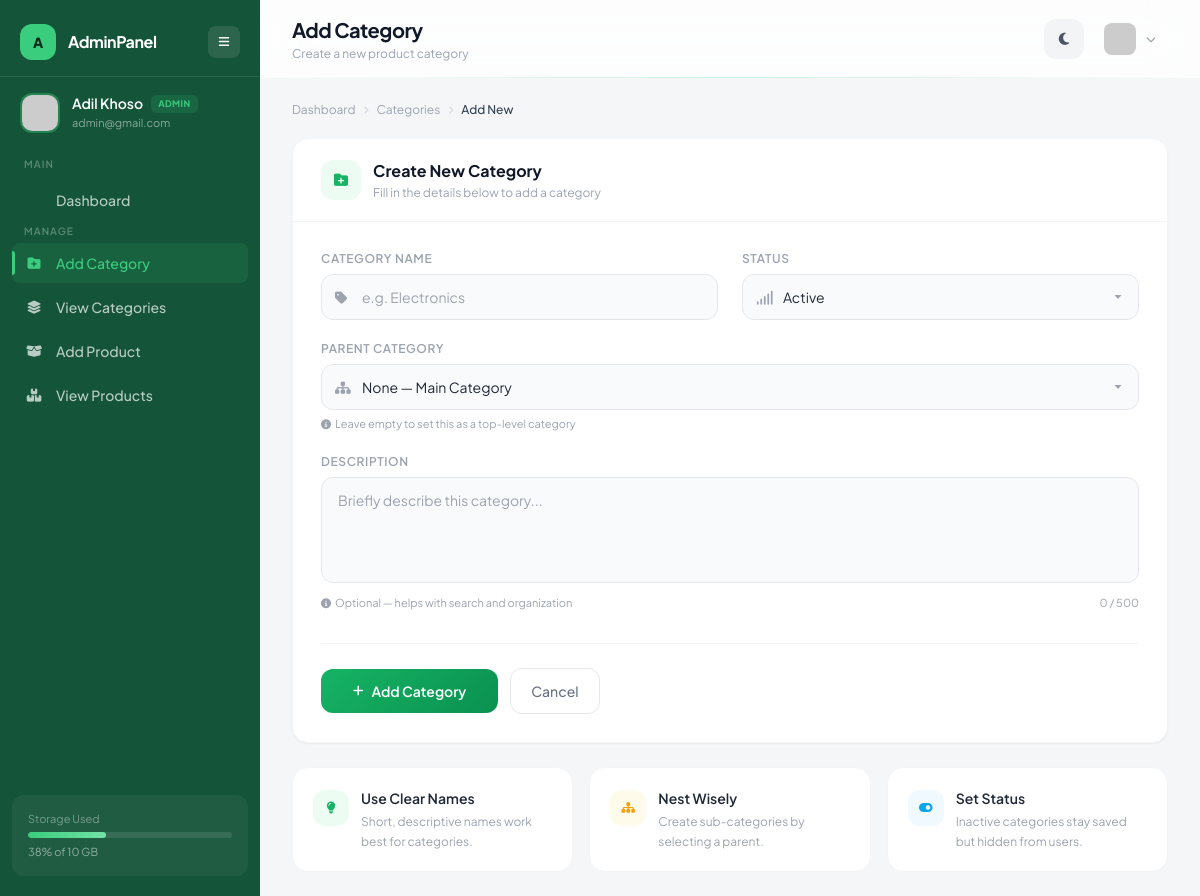
The app's page /backend/category/add.php (signed in) with its own data.
### tables this page shows
CREATE TABLE `users` (
  `id` int(11) NOT NULL,
  `name` varchar(100) DEFAULT NULL,
  `email` varchar(100) DEFAULT NULL,
  `password` varchar(255) DEFAULT NULL,
  `image` varchar(255) DEFAULT NULL,
  `phone` varchar(20) DEFAULT NULL,
  `address` text DEFAULT NULL,
  `role` enum('user','admin') DEFAULT 'user',
  `created_at` timestamp NOT NULL DEFAULT current_timestamp()
);

### backend/category/add.php (the view, shortened to what this page needs)
<?php
include("../config/db.php");
 $uid = $_SESSION['user_id'];
 $user_res = mysqli_query($conn, "SELECT name, email, role FROM users WHERE id = $uid");
 $user = mysqli_fetch_assoc($user_res);
 $user_name = $user['name'] ?? 'Unknown';
 $user_email = $user['email'] ?? '';
 $user_image = 'https://ui-avatars.com/api/?name=' . urlencode($user_name) . '&background=16b364&color=fff&bold=true';
 $user_role = ucfirst($user['role'] ?? 'user');
?>
<!DOCTYPE html>
<html lang="en">
<head>
<script src="https://cdn.tailwindcss.com"></script>
<link rel="stylesheet" href="https://cdnjs.cloudflare.com/ajax/libs/font-awesome/6.5.0/css/all.min.css">
</head>
<body class="bg-[#f4f6f8] dark:bg-[#0a0f0d] transition-colors duration-500 min-h-screen">
<aside id="sidebar" class="sidebar-glass fixed left-0 top-0 h-full w-[260px] text-white z-50 transition-all duration-300 flex flex-col">
  <div class="flex items-center justify-between px-5 pt-6 pb-4">
    <div class="flex items-center gap-3">
      <div class="w-9 h-9 rounded-xl bg-brand-400 flex items-center justify-center text-brand-950 font-extrabold text-sm shrink-0">A</div>
      <span class="sidebar-logo-text font-bold text-base tracking-tight transition-all duration-300">AdminPanel</span>
    </div>
    <button onclick="toggleSidebar()" class="w-8 h-8 rounded-lg bg-white/10 hover:bg-white/20 flex items-center justify-center transition text-sm">
      <i class="fa-solid fa-bars text-xs"></i>
    </button>
  </div>
  <div class="px-5 py-4 flex items-center gap-3 border-t border-white/10">
    <img src="<?= $user_image ?>" class="sidebar-avatar w-10 h-10 rounded-xl object-cover border-2 border-brand-400/40 transition-all duration-300 shrink-0" onerror="this.src='https://ui-avatars.com/api/?name=<?= urlencode($user_name) ?>&background=16b364&color=fff&bold=true'">
    <div class="sidebar-text transition-all duration-300">
      <div class="flex items-center gap-2">
        <p class="text-sm font-semibold leading-tight"><?= htmlspecialchars($user_name) ?></p>
        <span class="role-badge <?= $user_role === 'Admin' ? 'role-admin' : 'role-user' ?>"><?= $user_role ?></span>
      </div>
      <p class="text-[11px] text-white/50 mt-0.5"><?= htmlspecialchars($user_email) ?></p>
    </div>
  </div>
  <nav class="flex-1 mt-2 px-3 space-y-1 overflow-y-auto">
    <p class="sidebar-text text-[10px] uppercase tracking-widest text-white/30 font-semibold px-3 mb-2 transition-all duration-300">Main</p>
    <a href="../dashboard.php" class="nav-link flex items-center gap-3 px-3 py-2.5 rounded-lg text-sm font-medium text-white/70 hover:text-white">
      <span class="sidebar-text transition-all duration-300">Dashboard</span>
    </a>
    <p class="sidebar-text text-[10px] uppercase tracking-widest text-white/30 font-semibold px-3 mt-5 mb-2 transition-all duration-300">Manage</p>
    <a href="#" class="nav-link active flex items-center gap-3 px-3 py-2.5 rounded-lg text-sm font-medium">
      <i class="fa-solid fa-folder-plus w-5 text-center text-[13px]"></i>
      <span class="sidebar-text transition-all duration-300">Add Category</span>
    </a>
    <a href="view.php" class="nav-link flex items-center gap-3 px-3 py-2.5 rounded-lg text-sm font-medium text-white/70 hover:text-white">
      <i class="fa-solid fa-layer-group w-5 text-center text-[13px]"></i>
      <span class="sidebar-text transition-all duration-300">View Categories</span>
    </a>
    <a href="../product/add.php" class="nav-link flex items-center gap-3 px-3 py-2.5 rounded-lg text-sm font-medium text-white/70 hover:text-white">
      <i class="fa-solid fa-box-open w-5 text-center text-[13px]"></i>
      <span class="sidebar-text transition-all duration-300">Add Product</span>
    </a>
    <a href="../product/view.php" class="nav-link flex items-center gap-3 px-3 py-2.5 rounded-lg text-sm font-medium text-white/70 hover:text-white">
      <i class="fa-solid fa-boxes-stacked w-5 text-center text-[13px]"></i>
      <span class="sidebar-text transition-all duration-300">View Products</span>
    </a>
  </nav>
  <div class="px-3 pb-5">
    <div class="sidebar-text bg-white/5 rounded-xl p-4 transition-all duration-300">
      <p class="text-[11px] text-white/40 mb-1">Storage Used</p>
      <div class="w-full h-1.5 bg-white/10 rounded-full overflow-hidden">
        <div class="h-full w-[38%] bg-gradient-to-r from-brand-400 to-brand-300 rounded-full"></div>
      </div>
      <p class="text-[11px] text-white/50 mt-1.5">38% of 10 GB</p>
    </div>
  </div>
</aside>
<main id="main" class="ml-[260px] min-h-screen transition-all duration-300">
  <header class="topbar-line sticky top-0 z-40 bg-white/80 dark:bg-[#0d1410]/80 backdrop-blur-xl px-8 py-4 flex justify-between items-center">
    <div>
      <h1 class="text-xl font-bold text-gray-900 dark:text-white tracking-tight">Add Category</h1>
      <p class="text-xs text-gray-400 mt-0.5">Create a new product category</p>
    </div>
    <div class="flex items-center gap-3">
      <button onclick="toggleDark()" id="darkBtn" class="w-10 h-10 rounded-xl bg-gray-100 dark:bg-white/5 hover:bg-gray-200 dark:hover:bg-white/10 flex items-center justify-center transition text-gray-600 dark:text-white/70">
        <i class="fa-solid fa-moon text-sm"></i>
      </button>
      <div class="relative">
        <button onclick="toggleMenu()" class="flex items-center gap-2.5 pl-2 pr-3 py-1.5 rounded-xl hover:bg-gray-100 dark:hover:bg-white/5 transition">
          <img src="<?= $user_image ?>" class="w-8 h-8 rounded-lg object-cover" onerror="this.src='https://ui-avatars.com/api/?name=<?= urlencode($user_name) ?>&background=16b364&color=fff&bold=true'">
          <i class="fa-solid fa-chevron-down text-[10px] text-gray-400"></i>
        </button>
      </div>
    </div>
  </header>
  <div class="px-8 py-6">
    <div class="flex items-center gap-2 text-xs text-gray-400 mb-5 fade-up">
      <a href="../dashboard.php" class="hover:text-brand-500 transition">Dashboard</a>
      <i class="fa-solid fa-chevron-right text-[8px] text-gray-300 dark:text-gray-700"></i>
      <a href="view.php" class="hover:text-brand-500 transition">Categories</a>
      <i class="fa-solid fa-chevron-right text-[8px] text-gray-300 dark:text-gray-700"></i>
      <span class="text-gray-700 dark:text-white font-medium">Add New</span>
    </div>
    <div class="fade-up bg-white dark:bg-[#131a16] rounded-2xl border border-gray-100 dark:border-white/5 shadow-sm overflow-hidden">
      <div class="px-7 py-5 border-b border-gray-100 dark:border-white/5 flex items-center gap-3">
        <div class="w-10 h-10 rounded-xl bg-brand-50 dark:bg-brand-950 flex items-center justify-center">
          <i class="fa-solid fa-folder-plus text-brand-500 text-sm"></i>
        </div>
        <div>
          <h2 class="text-base font-bold text-gray-900 dark:text-white">Create New Category</h2>
          <p class="text-xs text-gray-400 mt-0.5">Fill in the details below to add a category</p>
        </div>
      </div>
      <form method="POST" action="" class="p-7">
        <div class="grid grid-cols-1 md:grid-cols-2 gap-x-6 gap-y-5">
          <div class="field-group">
            <label for="cat_name">Category Name</label>
            <div class="relative">
              <span class="absolute left-3.5 top-1/2 -translate-y-1/2 text-gray-400 text-sm">
                <i class="fa-solid fa-tag"></i>
              </span>
              <input
                type="text" id="cat_name" name="category_name"
                class="form-input w-full bg-gray-50 dark:bg-white/[0.03] border border-gray-200 dark:border-white/10 rounded-xl py-3 pl-10 pr-4 text-sm text-gray-800 dark:text-white placeholder:text-gray-400"
                placeholder="e.g. Electronics" required>
            </div>
          </div>
          <div class="field-group">
            <label for="cat_status">Status</label>
            <div class="relative">
              <span class="absolute left-3.5 top-1/2 -translate-y-1/2 text-gray-400 text-sm">
                <i class="fa-solid fa-signal"></i>
              </span>
              <select id="cat_status" name="status" class="form-input w-full bg-gray-50 dark:bg-white/[0.03] border border-gray-200 dark:border-white/10 rounded-xl py-3 pl-10 pr-4 text-sm text-gray-800 dark:text-white">
                <option value="active">Active</option>
              </select>
            </div>
          </div>
          <div class="field-group md:col-span-2">
            <label for="cat_parent">Parent Category</label>
            <div class="relative">
              <span class="absolute left-3.5 top-1/2 -translate-y-1/2 text-gray-400 text-sm">
                <i class="fa-solid fa-sitemap"></i>
              </span>
              <select id="cat_parent" name="parent_id" class="form-input w-full bg-gray-50 dark:bg-white/[0.03] border border-gray-200 dark:border-white/10 rounded-xl py-3 pl-10 pr-4 text-sm text-gray-800 dark:text-white">
                <option value="">None — Main Category</option>
              </select>
            </div>
            <p class="text-[11px] text-gray-400 mt-1.5 flex items-center gap-1">
              <i class="fa-solid fa-circle-info text-[10px]"></i>
              Leave empty to set this as a top-level category
            </p>
          </div>
          <div class="field-group md:col-span-2">
            <label for="cat_desc">Description</label>
            <textarea
              id="cat_desc" name="description" rows="4"
              class="form-input w-full bg-gray-50 dark:bg-white/[0.03] border border-gray-200 dark:border-white/10 rounded-xl py-3 px-4 text-sm text-gray-800 dark:text-white placeholder:text-gray-400 resize-none"
              placeholder="Briefly describe this category..."></textarea>
            <div class="flex justify-between mt-1.5">
              <p class="text-[11px] text-gray-400 flex items-center gap-1">
                <i class="fa-solid fa-circle-info text-[10px]"></i>
                Optional — helps with search and organization
              </p>
              <span id="charCount" class="text-[11px] text-gray-400">0 / 500</span>
            </div>
          </div>
        </div>
        <div class="flex items-center gap-3 mt-8 pt-6 border-t border-gray-100 dark:border-white/5">
          <button type="submit" name="add_category" class="btn-brand text-white font-semibold text-sm px-8 py-3 rounded-xl flex items-center gap-2">
            <i class="fa-solid fa-plus text-xs"></i>
            Add Category
          </button>
          <a href="view.php" class="text-sm text-gray-500 dark:text-white/40 hover:text-gray-700 dark:hover:text-white/70 font-medium px-5 py-3 rounded-xl border border-gray-200 dark:border-white/10 hover:bg-gray-50 dark:hover:bg-white/[0.03] transition">
            Cancel
          </a>
        </div>
      </form>
    </div>
    <div class="grid grid-cols-1 sm:grid-cols-3 gap-4 mt-6 fade-up" style="animation-delay:0.15s">
      <div class="bg-white dark:bg-[#131a16] rounded-2xl border border-gray-100 dark:border-white/5 p-5 flex items-start gap-3">
        <div class="w-9 h-9 rounded-xl bg-brand-50 dark:bg-brand-950 flex items-center justify-center shrink-0 mt-0.5">
          <i class="fa-solid fa-lightbulb text-brand-500 text-xs"></i>
        </div>
        <div>
          <p class="text-sm font-semibold text-gray-800 dark:text-white">Use Clear Names</p>
          <p class="text-xs text-gray-400 mt-1 leading-relaxed">Short, descriptive names work best for categories.</p>
        </div>
      </div>
      <div class="bg-white dark:bg-[#131a16] rounded-2xl border border-gray-100 dark:border-white/5 p-5 flex items-start gap-3">
        <div class="w-9 h-9 rounded-xl bg-amber-50 dark:bg-amber-950 flex items-center justify-center shrink-0 mt-0.5">
          <i class="fa-solid fa-sitemap text-amber-500 text-xs"></i>
        </div>
        <div>
          <p class="text-sm font-semibold text-gray-800 dark:text-white">Nest Wisely</p>
          <p class="text-xs text-gray-400 mt-1 leading-relaxed">Create sub-categories by selecting a parent.</p>
        </div>
      </div>
      <div class="bg-white dark:bg-[#131a16] rounded-2xl border border-gray-100 dark:border-white/5 p-5 flex items-start gap-3">
        <div class="w-9 h-9 rounded-xl bg-sky-50 dark:bg-sky-950 flex items-center justify-center shrink-0 mt-0.5">
          <i class="fa-solid fa-toggle-on text-sky-500 text-xs"></i>
        </div>
        <div>
          <p class="text-sm font-semibold text-gray-800 dark:text-white">Set Status</p>
          <p class="text-xs text-gray-400 mt-1 leading-relaxed">Inactive categories stay saved but hidden from users.</p>
        </div>
      </div>
    </div>
  </div>
</main>
</body>
</html>

### backend/category/add.php (style rules this page uses)
* { margin:0; padding:0; box-sizing:border-box; }
body { font-family:'Plus Jakarta Sans',sans-serif; }
.sidebar-glass { background:rgba(8,75,46,0.95); backdrop-filter:blur(20px); -webkit-backdrop-filter:blur(20px); }
.nav-link { position:relative; transition:all 0.25s cubic-bezier(.4,0,.2,1); }
.nav-link::before { content:'';position:absolute;left:0;top:50%;transform:translateY(-50%); width:3px;height:0;border-radius:0 4px 4px 0; background:#3acd7e;transition:height 0.25s cubic-bezier(.4,0,.2,1); }
.nav-link:hover::before,.nav-link.active::before { height:60%; }
.nav-link.active { background:rgba(58,205,126,0.12); color:#3acd7e; }
.form-input { transition:border-color 0.2s ease, box-shadow 0.2s ease; }
.btn-brand { background:linear-gradient(135deg,#16b364,#0a9150); transition:all 0.25s cubic-bezier(.4,0,.2,1); position:relative;overflow:hidden; }
.btn-brand::before { content:'';position:absolute;top:0;left:-100%;width:100%;height:100%; background:linear-gradient(90deg,transparent,rgba(255,255,255,0.15),transparent); transition:left 0.5s ease; }
.fade-up { opacity:0;transform:translateY(16px); animation:fadeUp 0.5s cubic-bezier(.4,0,.2,1) forwards; }
.topbar-line::after { content:'';position:absolute;bottom:0;left:0;right:0;height:1px; background:linear-gradient(90deg,transparent,rgba(58,205,126,0.25),transparent); }
select.form-input { appearance:none; background-repeat:no-repeat; background-position:right 12px center; background-size:16px; padding-right:36px; }
.field-group label { font-size:0.75rem;font-weight:600;text-transform:uppercase; letter-spacing:0.05em;color:#9ca3af; margin-bottom:6px;display:block; }
.role-badge { font-size:9px;font-weight:700;letter-spacing:0.05em; text-transform:uppercase;padding:2px 7px;border-radius:6px; }
.role-admin { background:rgba(58,205,126,0.15); color:#3acd7e; }

### records on screen
users: name "Adil Khoso", role "ADMIN", email "admin@gmail.com"
